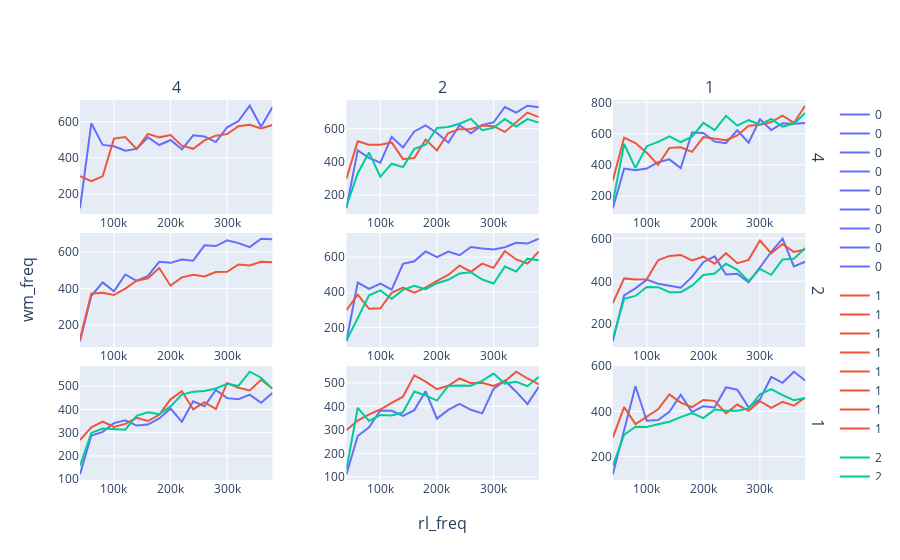

Here is the notebook cell this chart was saved with:
### Code cell
dfs = []

freqs = [4, 2, 1]

fig = make_subplots(
    rows=len(freqs),
    row_titles=freqs,
    y_title="wm_freq",
    cols=len(freqs),
    column_titles=freqs,
    x_title="rl_freq",
    horizontal_spacing=0.1,
    vertical_spacing=0.05,
)

for row, wm_freq in enumerate(freqs, 1):
    for col, rl_freq in enumerate(freqs, 1):
        dfs = []
        for test_dir in results_dir.glob(f"*wm_freq={wm_freq}-rl_freq={rl_freq}*"):
            with open(test_dir / "config.yml", "r") as f:
                cfg = yaml.load(f)

            df = scalars.read(test_dir)
            if "tag" not in df.columns:
                continue
            df = df[df["tag"] == "val/mean_ep_ret"].copy()
            df["seed"] = cfg["repro"]["seed"]
            dfs.append(df)

        df = pd.concat(dfs, axis=0)

        xpr = px.line(df, x="step", y="value", color="seed")
        for trace in xpr.data:
            fig.add_trace(trace, row=row, col=col)

fig

### Figure 1 — Plotly figure (JSON) as saved in the notebook; plotly's stock layout.template omitted (floating-point values rounded to 4 significant figures)
{"data": [{"hovertemplate": "seed=0<br>step=%{x}<br>value=%{y}<extra></extra>", "legendgroup": "0", "line": {"color": "#636efa", "dash": "solid"}, "marker": {"symbol": "circle"}, "mode": "lines", "name": "0", "orientation": "v", "showlegend": true, "type": "scatter", "x": [40003, 60004, 80004, 100005, 120006, 140008, 160011, 180014, 200015, 220016, 240016, 260017, 280018, 300020, 320021, 340022, 360022, 380022], "xaxis": "x", "y": [120.8, 591.3, 471.8, 464.0, 439.7, 449.5, 514.1, 471.2, 498.7, 447.2, 525, 517.8, 487.6, 569.0, 603.8, 688.7, 572.2, 680.2], "yaxis": "y"}, {"hovertemplate": "seed=1<br>step=%{x}<br>value=%{y}<extra></extra>", "legendgroup": "1", "line": {"color": "#EF553B", "dash": "solid"}, "marker": {"symbol": "circle"}, "mode": "lines", "name": "1", "orientation": "v", "showlegend": true, "type": "scatter", "x": [40001, 60003, 80006, 100006, 120006, 140006, 160006, 180009, 200010, 220011, 240013, 260015, 280016, 300017, 320018, 340018, 360020, 380020], "xaxis": "x", "y": [298.6, 270.4, 297.6, 506.5, 515.4, 448.9, 532.8, 513.5, 526.3, 467.2, 450.2, 496.8, 523, 531.2, 574.8, 583.0, 563.3, 582.3], "yaxis": "y"}, {"hovertemplate": "seed=0<br>step=%{x}<br>value=%{y}<extra></extra>", "legendgroup": "0", "line": {"color": "#636efa", "dash": "solid"}, "marker": {"symbol": "circle"}, "mode": "lines", "name": "0", "orientation": "v", "showlegend": true, "type": "scatter", "x": [40003, 60005, 80006, 100007, 120008, 140008, 160008, 180009, 200012, 220013, 240013, 260013, 280013, 300013, 320016, 340017, 360017, 380017], "xaxis": "x2", "y": [120.8, 469.2, 424.2, 395.7, 550.4, 486.2, 583.1, 619.4, 574.0, 517.3, 620.5, 572.7, 622.9, 637.4, 730.6, 696.3, 738.4, 729.6], "yaxis": "y2"}, {"hovertemplate": "seed=1<br>step=%{x}<br>value=%{y}<extra></extra>", "legendgroup": "1", "line": {"color": "#EF553B", "dash": "solid"}, "marker": {"symbol": "circle"}, "mode": "lines", "name": "1", "orientation": "v", "showlegend": true, "type": "scatter", "x": [40001, 60002, 80002, 100003, 120006, 140008, 160011, 180014, 200015, 220016, 240019, 260019, 280020, 300020, 320021, 340022, 360022, 380023], "xaxis": "x2", "y": [298.6, 524.3, 504, 504, 517.4, 416.7, 423.3, 534.5, 469.5, 574.2, 597.2, 598.4, 618.8, 614.9, 580.8, 639.1, 697.2, 669.3], "yaxis": "y2"}, {"hovertemplate": "seed=2<br>step=%{x}<br>value=%{y}<extra></extra>", "legendgroup": "2", "line": {"color": "#00cc96", "dash": "solid"}, "marker": {"symbol": "circle"}, "mode": "lines", "name": "2", "orientation": "v", "showlegend": true, "type": "scatter", "x": [40001, 60003, 80004, 100005, 120006, 140008, 160009, 180010, 200011, 220014, 240016, 260017, 280020, 300022, 320022, 340023, 360024, 380024], "xaxis": "x2", "y": [131.2, 332, 456.1, 311.7, 389.2, 368.8, 478.4, 503.3, 604.8, 610.8, 629.8, 659.4, 591.2, 605.7, 658.0, 613.5, 658.1, 636.4], "yaxis": "y2"}, {"hovertemplate": "seed=0<br>step=%{x}<br>value=%{y}<extra></extra>", "legendgroup": "0", "line": {"color": "#636efa", "dash": "solid"}, "marker": {"symbol": "circle"}, "mode": "lines", "name": "0", "orientation": "v", "showlegend": true, "type": "scatter", "x": [40003, 60004, 80005, 100008, 120011, 140013, 160014, 180015, 200015, 220015, 240015, 260016, 280017, 300017, 320017, 340018, 360019, 380020], "xaxis": "x3", "y": [120.8, 375.4, 365.5, 376.0, 416.7, 434.8, 379.3, 607.5, 604.5, 549.6, 539.0, 621.3, 541.6, 692, 622.9, 666.8, 663.9, 667.6], "yaxis": "y3"}, {"hovertemplate": "seed=1<br>step=%{x}<br>value=%{y}<extra></extra>", "legendgroup": "1", "line": {"color": "#EF553B", "dash": "solid"}, "marker": {"symbol": "circle"}, "mode": "lines", "name": "1", "orientation": "v", "showlegend": true, "type": "scatter", "x": [40001, 60003, 80003, 100003, 120004, 140007, 160009, 180010, 200011, 220014, 240015, 260016, 280016, 300017, 320017, 340018, 360019, 380019], "xaxis": "x3", "y": [298.6, 574.2, 539.4, 477.1, 399, 508.6, 512.5, 483, 577.5, 569.6, 558.1, 588.3, 649.9, 657.1, 674.5, 714.7, 668.6, 779.1], "yaxis": "y3"}, {"hovertemplate": "seed=2<br>step=%{x}<br>value=%{y}<extra></extra>", "legendgroup": "2", "line": {"color": "#00cc96", "dash": "solid"}, "marker": {"symbol": "circle"}, "mode": "lines", "name": "2", "orientation": "v", "showlegend": true, "type": "scatter", "x": [40001, 60002, 80004, 100005, 120007, 140008, 160008, 180009, 200010, 220010, 240011, 260012, 280015, 300015, 320015, 340015, 360015, 380016], "xaxis": "x3", "y": [157.5, 533.5, 379.0, 519.4, 547.3, 581.8, 545.6, 580.8, 668.8, 622.7, 714.1, 651.1, 686.0, 658.3, 694.3, 645.2, 663.5, 731.8], "yaxis": "y3"}, {"hovertemplate": "seed=0<br>step=%{x}<br>value=%{y}<extra></extra>", "legendgroup": "0", "line": {"color": "#636efa", "dash": "solid"}, "marker": {"symbol": "circle"}, "mode": "lines", "name": "0", "orientation": "v", "showlegend": true, "type": "scatter", "x": [40003, 60006, 80006, 100008, 120009, 140010, 160010, 180012, 200013, 220014, 240015, 260017, 280017, 300017, 320017, 340017, 360018, 380018], "xaxis": "x4", "y": [110.9, 359.6, 432.5, 384.6, 475.8, 441, 467.9, 545.3, 539.4, 557.8, 551.2, 635.2, 631.3, 662.8, 647.1, 625.4, 671.3, 668.4], "yaxis": "y4"}, {"hovertemplate": "seed=2<br>step=%{x}<br>value=%{y}<extra></extra>", "legendgroup": "2", "line": {"color": "#EF553B", "dash": "solid"}, "marker": {"symbol": "circle"}, "mode": "lines", "name": "2", "orientation": "v", "showlegend": true, "type": "scatter", "x": [40001, 60001, 80003, 100006, 120009, 140011, 160013, 180014, 200016, 220016, 240019, 260021, 280023, 300023, 320025, 340026, 360029, 380031], "xaxis": "x4", "y": [123.4, 371.4, 375.4, 363.6, 398.3, 442.0, 455.4, 511.2, 414.8, 460.0, 474.5, 465.3, 488.9, 490.2, 530.9, 525.3, 545.3, 543.4], "yaxis": "y4"}, {"hovertemplate": "seed=0<br>step=%{x}<br>value=%{y}<extra></extra>", "legendgroup": "0", "line": {"color": "#636efa", "dash": "solid"}, "marker": {"symbol": "circle"}, "mode": "lines", "name": "0", "orientation": "v", "showlegend": true, "type": "scatter", "x": [40003, 60006, 80009, 100011, 120012, 140012, 160012, 180013, 200014, 220014, 240015, 260015, 280015, 300015, 320015, 340015, 360016, 380016], "xaxis": "x5", "y": [120.8, 455.4, 419.3, 449.5, 414.7, 562.1, 576.8, 632.8, 599.7, 631.3, 611.0, 657.5, 648.6, 643.4, 656.6, 681.8, 677.2, 705], "yaxis": "y5"}, {"hovertemplate": "seed=1<br>step=%{x}<br>value=%{y}<extra></extra>", "legendgroup": "1", "line": {"color": "#EF553B", "dash": "solid"}, "marker": {"symbol": "circle"}, "mode": "lines", "name": "1", "orientation": "v", "showlegend": true, "type": "scatter", "x": [40001, 60003, 80006, 100009, 120010, 140013, 160016, 180019, 200021, 220021, 240023, 260023, 280026, 300027, 320028, 340029, 360030, 380030], "xaxis": "x5", "y": [298.6, 386.1, 305.8, 308.4, 396.4, 427.2, 398.3, 425.9, 465.3, 498.4, 551.8, 516.8, 563.4, 538.8, 634.6, 586.7, 562.7, 632.6], "yaxis": "y5"}, {"hovertemplate": "seed=2<br>step=%{x}<br>value=%{y}<extra></extra>", "legendgroup": "2", "line": {"color": "#00cc96", "dash": "solid"}, "marker": {"symbol": "circle"}, "mode": "lines", "name": "2", "orientation": "v", "showlegend": true, "type": "scatter", "x": [40001, 60004, 80006, 100006, 120006, 140006, 160009, 180009, 200011, 220013, 240014, 260015, 280018, 300019, 320022, 340022, 360025, 380026], "xaxis": "x5", "y": [123.4, 252, 382.6, 410.8, 362.9, 413.4, 436.4, 418.0, 451.5, 471.2, 507.3, 513.8, 472.5, 449.5, 546, 518.4, 591.2, 582.0], "yaxis": "y5"}, {"hovertemplate": "seed=0<br>step=%{x}<br>value=%{y}<extra></extra>", "legendgroup": "0", "line": {"color": "#636efa", "dash": "solid"}, "marker": {"symbol": "circle"}, "mode": "lines", "name": "0", "orientation": "v", "showlegend": true, "type": "scatter", "x": [40003, 60003, 80006, 100006, 120006, 140008, 160008, 180011, 200014, 220017, 240017, 260019, 280021, 300023, 320025, 340025, 360026, 380027], "xaxis": "x6", "y": [120.8, 334.7, 367.5, 408.2, 389.2, 379.3, 370.8, 420.7, 489.2, 516.3, 431.8, 435.7, 395.1, 464.6, 537.7, 598.6, 469.8, 491.5], "yaxis": "y6"}, {"hovertemplate": "seed=1<br>step=%{x}<br>value=%{y}<extra></extra>", "legendgroup": "1", "line": {"color": "#EF553B", "dash": "solid"}, "marker": {"symbol": "circle"}, "mode": "lines", "name": "1", "orientation": "v", "showlegend": true, "type": "scatter", "x": [40001, 60002, 80004, 100004, 120007, 140008, 160010, 180010, 200012, 220013, 240014, 260014, 280016, 300016, 320017, 340018, 360019, 380019], "xaxis": "x6", "y": [298.6, 413.8, 408.2, 409.5, 498.1, 518.4, 523, 497.4, 514.8, 481.6, 531.2, 484.6, 500.0, 590.1, 530.2, 573.5, 536.7, 548.2], "yaxis": "y6"}, {"hovertemplate": "seed=2<br>step=%{x}<br>value=%{y}<extra></extra>", "legendgroup": "2", "line": {"color": "#00cc96", "dash": "solid"}, "marker": {"symbol": "circle"}, "mode": "lines", "name": "2", "orientation": "v", "showlegend": true, "type": "scatter", "x": [40001, 60003, 80006, 100006, 120006, 140009, 160010, 180010, 200010, 220012, 240015, 260018, 280018, 300020, 320022, 340023, 360024, 380026], "xaxis": "x6", "y": [131.2, 318.9, 332.1, 374.1, 372.8, 349.1, 349.8, 380.0, 429.8, 436.1, 481.7, 453.5, 401.0, 458.1, 430.5, 501.7, 505.6, 554.8], "yaxis": "y6"}, {"hovertemplate": "seed=0<br>step=%{x}<br>value=%{y}<extra></extra>", "legendgroup": "0", "line": {"color": "#636efa", "dash": "solid"}, "marker": {"symbol": "circle"}, "mode": "lines", "name": "0", "orientation": "v", "showlegend": true, "type": "scatter", "x": [40003, 60005, 80006, 100009, 120009, 140009, 160010, 180010, 200011, 220013, 240016, 260016, 280017, 300019, 320020, 340023, 360026, 380029], "xaxis": "x7", "y": [120.8, 287.4, 303.2, 340.6, 353.1, 330.1, 334.7, 360.9, 403.6, 346.5, 434.4, 413.1, 483, 448.2, 443.3, 463.3, 428.5, 470.5], "yaxis": "y7"}, {"hovertemplate": "seed=1<br>step=%{x}<br>value=%{y}<extra></extra>", "legendgroup": "1", "line": {"color": "#EF553B", "dash": "solid"}, "marker": {"symbol": "circle"}, "mode": "lines", "name": "1", "orientation": "v", "showlegend": true, "type": "scatter", "x": [40001, 60002, 80003, 100003, 120006, 140009, 160010, 180012, 200013, 220016, 240018, 260018, 280020, 300022, 320023, 340024, 360026, 380028], "xaxis": "x7", "y": [267.8, 322.9, 346.8, 324.2, 337.3, 363.6, 349.8, 376.7, 443.0, 478.4, 399.7, 431.2, 401.0, 513.2, 492.8, 481.0, 527.0, 489.6], "yaxis": "y7"}, {"hovertemplate": "seed=2<br>step=%{x}<br>value=%{y}<extra></extra>", "legendgroup": "2", "line": {"color": "#00cc96", "dash": "solid"}, "marker": {"symbol": "circle"}, "mode": "lines", "name": "2", "orientation": "v", "showlegend": true, "type": "scatter", "x": [40001, 60001, 80002, 100003, 120003, 140004, 160004, 180007, 200010, 220012, 240013, 260016, 280018, 300020, 320021, 340023, 360024, 380027], "xaxis": "x7", "y": [157.5, 298.6, 317.6, 316.3, 312.4, 372.1, 387.2, 378.7, 412.8, 463.3, 475.4, 479.1, 489.5, 509.8, 500.4, 561.8, 535.8, 488.6], "yaxis": "y7"}, {"hovertemplate": "seed=0<br>step=%{x}<br>value=%{y}<extra></extra>", "legendgroup": "0", "line": {"color": "#636efa", "dash": "solid"}, "marker": {"symbol": "circle"}, "mode": "lines", "name": "0", "orientation": "v", "showlegend": true, "type": "scatter", "x": [40003, 60005, 80008, 100009, 120009, 140009, 160012, 180012, 200013, 220016, 240016, 260019, 280022, 300024, 320025, 340025, 360026, 380028], "xaxis": "x8", "y": [110.9, 273.7, 310.4, 382.6, 381.3, 359.6, 383.9, 463.8, 347.8, 384.6, 410.2, 385.2, 370.1, 474.1, 509.5, 462.3, 409.5, 483.6], "yaxis": "y8"}, {"hovertemplate": "seed=1<br>step=%{x}<br>value=%{y}<extra></extra>", "legendgroup": "1", "line": {"color": "#EF553B", "dash": "solid"}, "marker": {"symbol": "circle"}, "mode": "lines", "name": "1", "orientation": "v", "showlegend": true, "type": "scatter", "x": [40001, 60004, 80007, 100007, 120008, 140009, 160012, 180015, 200017, 220019, 240021, 260023, 280025, 300027, 320029, 340030, 360032, 380032], "xaxis": "x8", "y": [298.6, 339.3, 365.5, 386.5, 414.8, 441, 531.6, 505.3, 473.2, 487.6, 518.4, 498.8, 500.1, 486.6, 506.6, 547.3, 518.4, 493.5], "yaxis": "y8"}, {"hovertemplate": "seed=2<br>step=%{x}<br>value=%{y}<extra></extra>", "legendgroup": "2", "line": {"color": "#00cc96", "dash": "solid"}, "marker": {"symbol": "circle"}, "mode": "lines", "name": "2", "orientation": "v", "showlegend": true, "type": "scatter", "x": [40001, 60004, 80007, 100007, 120008, 140008, 160011, 180012, 200012, 220013, 240015, 260016, 280016, 300018, 320019, 340022, 360023, 380024], "xaxis": "x8", "y": [131.2, 393.8, 338.0, 362.9, 360.9, 374.7, 463.3, 446.2, 424.6, 486.9, 488.2, 487.9, 507.9, 539.4, 496.8, 504.7, 485.6, 525.6], "yaxis": "y8"}, {"hovertemplate": "seed=0<br>step=%{x}<br>value=%{y}<extra></extra>", "legendgroup": "0", "line": {"color": "#636efa", "dash": "solid"}, "marker": {"symbol": "circle"}, "mode": "lines", "name": "0", "orientation": "v", "showlegend": true, "type": "scatter", "x": [40003, 60006, 80009, 100010, 120012, 140015, 160017, 180019, 200022, 220024, 240024, 260025, 280026, 300026, 320027, 340027, 360028, 380029], "xaxis": "x9", "y": [120.8, 321.6, 511.1, 358.3, 361.6, 397.7, 473.5, 396.4, 422.6, 417.4, 505.9, 495.8, 418.0, 452.8, 552.2, 526.2, 575.5, 536.8], "yaxis": "y9"}, {"hovertemplate": "seed=1<br>step=%{x}<br>value=%{y}<extra></extra>", "legendgroup": "1", "line": {"color": "#EF553B", "dash": "solid"}, "marker": {"symbol": "circle"}, "mode": "lines", "name": "1", "orientation": "v", "showlegend": true, "type": "scatter", "x": [40001, 60004, 80004, 100004, 120007, 140009, 160011, 180014, 200017, 220020, 240020, 260023, 280023, 300026, 320029, 340029, 360029, 380029], "xaxis": "x9", "y": [282.8, 418.7, 343.2, 376.0, 408.5, 474.5, 438.4, 418.7, 450.2, 446.2, 391.1, 429.8, 402.3, 444.6, 415.4, 441.7, 424.6, 461.3], "yaxis": "y9"}, {"hovertemplate": "seed=2<br>step=%{x}<br>value=%{y}<extra></extra>", "legendgroup": "2", "line": {"color": "#00cc96", "dash": "solid"}, "marker": {"symbol": "circle"}, "mode": "lines", "name": "2", "orientation": "v", "showlegend": true, "type": "scatter", "x": [40001, 60004, 80004, 100004, 120004, 140005, 160005, 180005, 200005, 220008, 240008, 260010, 280013, 300015, 320018, 340020, 360021, 380024], "xaxis": "x9", "y": [157.5, 296.0, 331.4, 330.1, 342.6, 353.7, 374.1, 392.4, 370.1, 407.5, 402.9, 402.9, 412.8, 475.1, 498.1, 471.5, 449.5, 458.7], "yaxis": "y9"}], "layout": {"annotations": [{"font": {"size": 16}, "showarrow": false, "text": "4", "x": 0.13, "xanchor": "center", "xref": "paper", "y": 1, "yanchor": "bottom", "yref": "paper"}, {"font": {"size": 16}, "showarrow": false, "text": "2", "x": 0.49, "xanchor": "center", "xref": "paper", "y": 1, "yanchor": "bottom", "yref": "paper"}, {"font": {"size": 16}, "showarrow": false, "text": "1", "x": 0.85, "xanchor": "center", "xref": "paper", "y": 1, "yanchor": "bottom", "yref": "paper"}, {"font": {"size": 16}, "showarrow": false, "text": "4", "textangle": 90, "x": 0.98, "xanchor": "left", "xref": "paper", "y": 0.85, "yanchor": "middle", "yref": "paper"}, {"font": {"size": 16}, "showarrow": false, "text": "2", "textangle": 90, "x": 0.98, "xanchor": "left", "xref": "paper", "y": 0.5, "yanchor": "middle", "yref": "paper"}, {"font": {"size": 16}, "showarrow": false, "text": "1", "textangle": 90, "x": 0.98, "xanchor": "left", "xref": "paper", "y": 0.15, "yanchor": "middle", "yref": "paper"}, {"font": {"size": 16}, "showarrow": false, "text": "rl_freq", "x": 0.49, "xanchor": "center", "xref": "paper", "y": 0, "yanchor": "top", "yref": "paper", "yshift": -30}, {"font": {"size": 16}, "showarrow": false, "text": "wm_freq", "textangle": -90, "x": 0, "xanchor": "right", "xref": "paper", "xshift": -40, "y": 0.5, "yanchor": "middle", "yref": "paper"}], "xaxis": {"anchor": "y", "domain": [0, 0.26]}, "xaxis2": {"anchor": "y2", "domain": [0.36, 0.62]}, "xaxis3": {"anchor": "y3", "domain": [0.72, 0.98]}, "xaxis4": {"anchor": "y4", "domain": [0, 0.26]}, "xaxis5": {"anchor": "y5", "domain": [0.36, 0.62]}, "xaxis6": {"anchor": "y6", "domain": [0.72, 0.98]}, "xaxis7": {"anchor": "y7", "domain": [0, 0.26]}, "xaxis8": {"anchor": "y8", "domain": [0.36, 0.62]}, "xaxis9": {"anchor": "y9", "domain": [0.72, 0.98]}, "yaxis": {"anchor": "x", "domain": [0.7, 1]}, "yaxis2": {"anchor": "x2", "domain": [0.7, 1]}, "yaxis3": {"anchor": "x3", "domain": [0.7, 1]}, "yaxis4": {"anchor": "x4", "domain": [0.35, 0.65]}, "yaxis5": {"anchor": "x5", "domain": [0.35, 0.65]}, "yaxis6": {"anchor": "x6", "domain": [0.35, 0.65]}, "yaxis7": {"anchor": "x7", "domain": [0, 0.3]}, "yaxis8": {"anchor": "x8", "domain": [0, 0.3]}, "yaxis9": {"anchor": "x9", "domain": [0, 0.3]}}}
